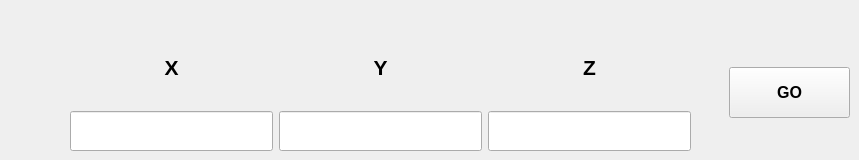
      <widget class="QWidget" name="tab_2">
       <attribute name="title">
        <string>XYZ Control</string>
       </attribute>
       <widget class="QPushButton" name="pushButton_go">
        <property name="geometry">
         <rect>
          <x>729</x>
          <y>67</y>
          <width>121</width>
          <height>51</height>
         </rect>
        </property>
        <property name="font">
         <font>
          <pointsize>12</pointsize>
          <weight>75</weight>
          <bold>true</bold>
         </font>
        </property>
        <property name="text">
         <string>GO</string>
        </property>
       </widget>
       <widget class="QWidget" name="layoutWidget">
        <property name="geometry">
         <rect>
          <x>70</x>
          <y>30</y>
          <width>621</width>
          <height>121</height>
         </rect>
        </property>
        <layout class="QGridLayout" name="gridLayout_8">
         <item row="0" column="2">
          <widget class="QLabel" name="label_20">
           <property name="font">
            <font>
             <pointsize>16</pointsize>
             <weight>75</weight>
             <italic>false</italic>
             <bold>true</bold>
            </font>
           </property>
           <property name="styleSheet">
            <string notr="true">border-color: rgb(0, 0, 0);</string>
           </property>
           <property name="text">
            <string>Z</string>
           </property>
           <property name="alignment">
            <set>Qt::AlignCenter</set>
           </property>
          </widget>
         </item>
         <item row="1" column="1">
          <widget class="QLineEdit" name="lineEdit_2">
           <property name="minimumSize">
            <size>
             <width>0</width>
             <height>40</height>
            </size>
           </property>
          </widget>
         </item>
         <item row="0" column="1">
          <widget class="QLabel" name="label_19">
           <property name="font">
            <font>
             <pointsize>16</pointsize>
             <weight>75</weight>
             <italic>false</italic>
             <bold>true</bold>
            </font>
           </property>
           <property name="text">
            <string>Y</string>
           </property>
           <property name="alignment">
            <set>Qt::AlignCenter</set>
           </property>
          </widget>
         </item>
         <item row="1" column="2">
          <widget class="QLineEdit" name="lineEdit_3">
           <property name="minimumSize">
            <size>
             <width>0</width>
             <height>40</height>
            </size>
           </property>
           <property name="frame">
            <bool>true</bool>
           </property>
           <property name="dragEnabled">
            <bool>false</bool>
           </property>
          </widget>
         </item>
         <item row="0" column="0">
          <widget class="QLabel" name="label_18">
           <property name="font">
            <font>
             <pointsize>16</pointsize>
             <weight>75</weight>
             <italic>false</italic>
             <bold>true</bold>
            </font>
           </property>
           <property name="text">
            <string>X</string>
           </property>
           <property name="alignment">
            <set>Qt::AlignCenter</set>
           </property>
          </widget>
         </item>
         <item row="1" column="0">
          <widget class="QLineEdit" name="lineEdit">
           <property name="minimumSize">
            <size>
             <width>0</width>
             <height>40</height>
            </size>
           </property>
          </widget>
         </item>
        </layout>
       </widget>
      </widget>
